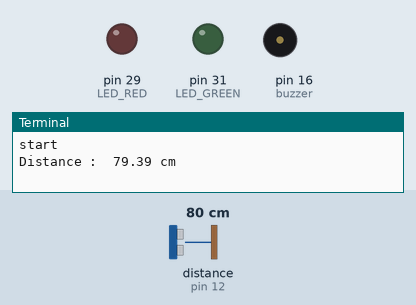
This program was run on a simulated Raspberry Pi (header pin numbers). On the bench: output pins drawn as LEDs (lit = HIGH), buzzer (waves = sounding, pin HIGH), the last lines printed to the terminal. The inputs (shaded band) are chosen by the test bench; at power-on: distance to the obstacle (sensor on pin 12) 80 cm. The echo pulse lasts 58.3 µs per cm; the clock reads 2024-03-15 10:24:30 at power-on unless the program sets it; pins used as bus, display or sensor lines are not drawn.

Above: at 1.2 s.
1.3 s: distance to the obstacle (sensor on pin 12) set to 11 cm
2.8 s: distance to the obstacle (sensor on pin 12) set to 8 cm
At 3.9 s:
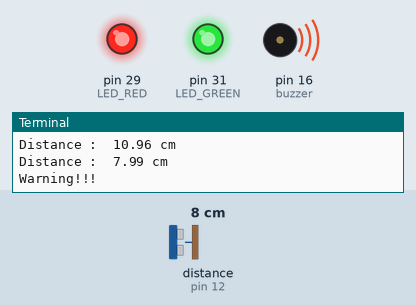
6.9 s: distance to the obstacle (sensor on pin 12) set to 18 cm
At 7.4 s:
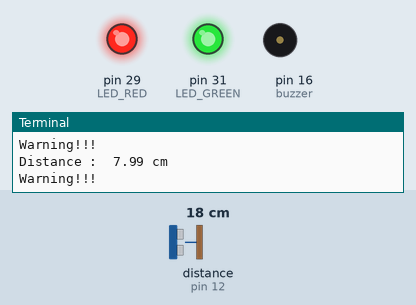
9.0 s: distance to the obstacle (sensor on pin 12) set to 2 cm
At 9.9 s:
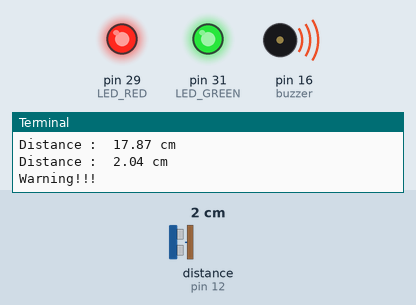
Timing chart, 0 to 14.1 s (numbered marks = the images above; inputs shaded):
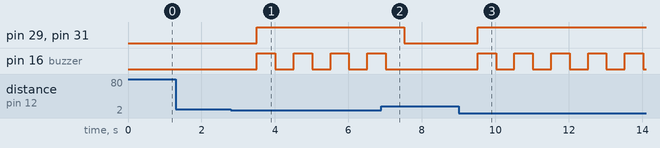

Measured:
- the behaviour switches between 10 and 9 cm on distance to the obstacle (sensor on pin 12) (found by bisection; images 0 and 1)
- after the input at 2.8 s, pin 29 (LED_RED), pin 31 (LED_GREEN): LOW → HIGH after 0.71 s; pin 16 (buzzer): alternates HIGH for 0.50 s and LOW for 0.50 s, starting after 0.71 s
- after the input at 6.9 s, pin 29 (LED_RED), pin 31 (LED_GREEN): HIGH → LOW after 0.62 s; pin 16 (buzzer): goes on until 7.0 s, then stays LOW
- after the input at 9.0 s, pin 29 (LED_RED), pin 31 (LED_GREEN): LOW → HIGH after 0.52 s; pin 16 (buzzer): alternates HIGH for 0.50 s and LOW for 0.50 s, starting after 0.52 s

The program:

sensor.py
```python
import RPi.GPIO as GPIO
import time

buzzer = 16
trig = 11
echo = 12
LED_RED = 29
LED_GREEN = 31

print('start')

GPIO.setmode(GPIO.BOARD)
GPIO.setwarnings(False)

GPIO.setup(buzzer,GPIO.OUT, initial = GPIO.LOW)
GPIO.setup(trig,GPIO.OUT)
GPIO.setup(echo,GPIO.IN)
GPIO.setup(LED_RED, GPIO.OUT, initial = GPIO.LOW) #ㅊㅗㄱㅣㄱㅏㅂㅅ ㅅㅓㄹㅈㅓㅇ
GPIO.setup(LED_GREEN, GPIO.OUT, initial = GPIO.LOW)

try:
    GPIO.output(buzzer, False)
    while(True):
        GPIO.output(trig, False)
        time.sleep(0.5)

        GPIO.output(trig, True)
        time.sleep(0.00001)
        GPIO.output(trig, False)

        while GPIO.input(echo) == 0:
            pulse_start = time.time()

        while GPIO.input(echo) == 1:
            pulse_end = time.time()

        GPIO.output(buzzer, False)
        pulse_duration = pulse_end - pulse_start
        distance = pulse_duration * 17000
        distance = round(distance, 2)
        print('Distance : ', distance,'cm')

        if distance <= 10:
            print('Warning!!!')
            GPIO.output(buzzer, GPIO.HIGH)
            GPIO.output(LED_GREEN,GPIO.HIGH)
            GPIO.output(LED_RED, GPIO.HIGH)
            time.sleep(0.5)
            GPIO.output(buzzer, GPIO.LOW)

        else:
            GPIO.output(LED_GREEN,GPIO.LOW)
            GPIO.output(LED_RED, GPIO.LOW)
            time.sleep(0.5)
except:
    GPIO.cleanup()
```
